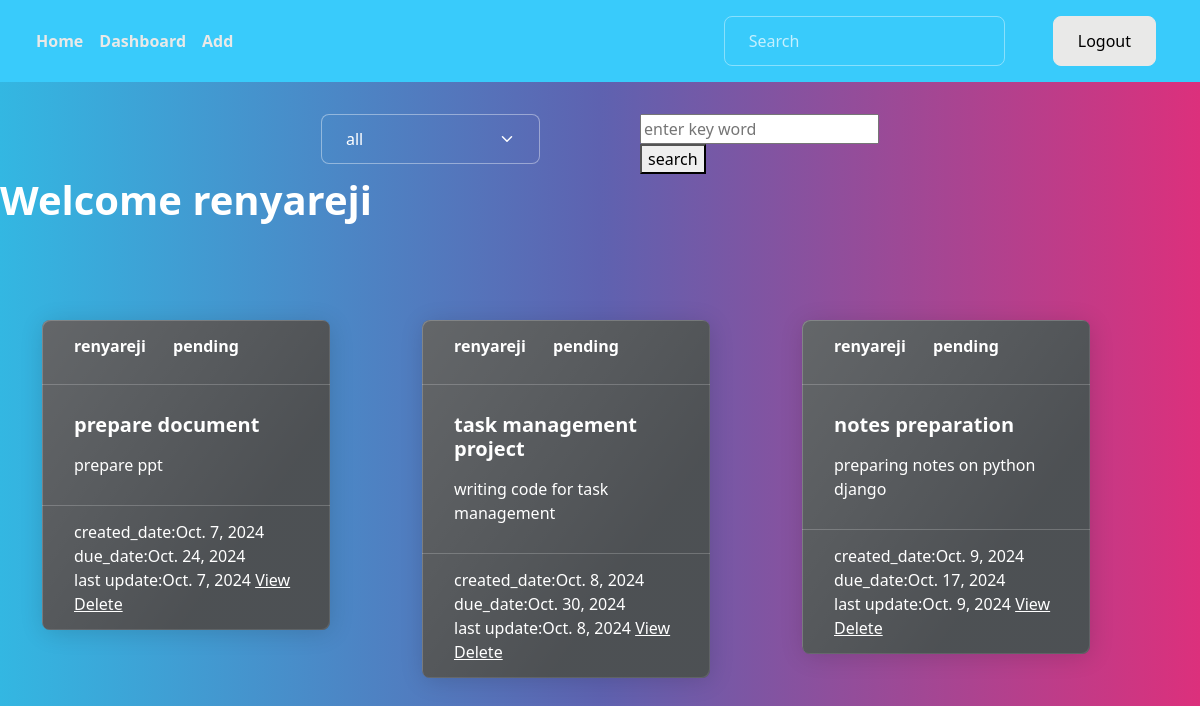
Before: /tasks/all/ (signed in) with the older database file.
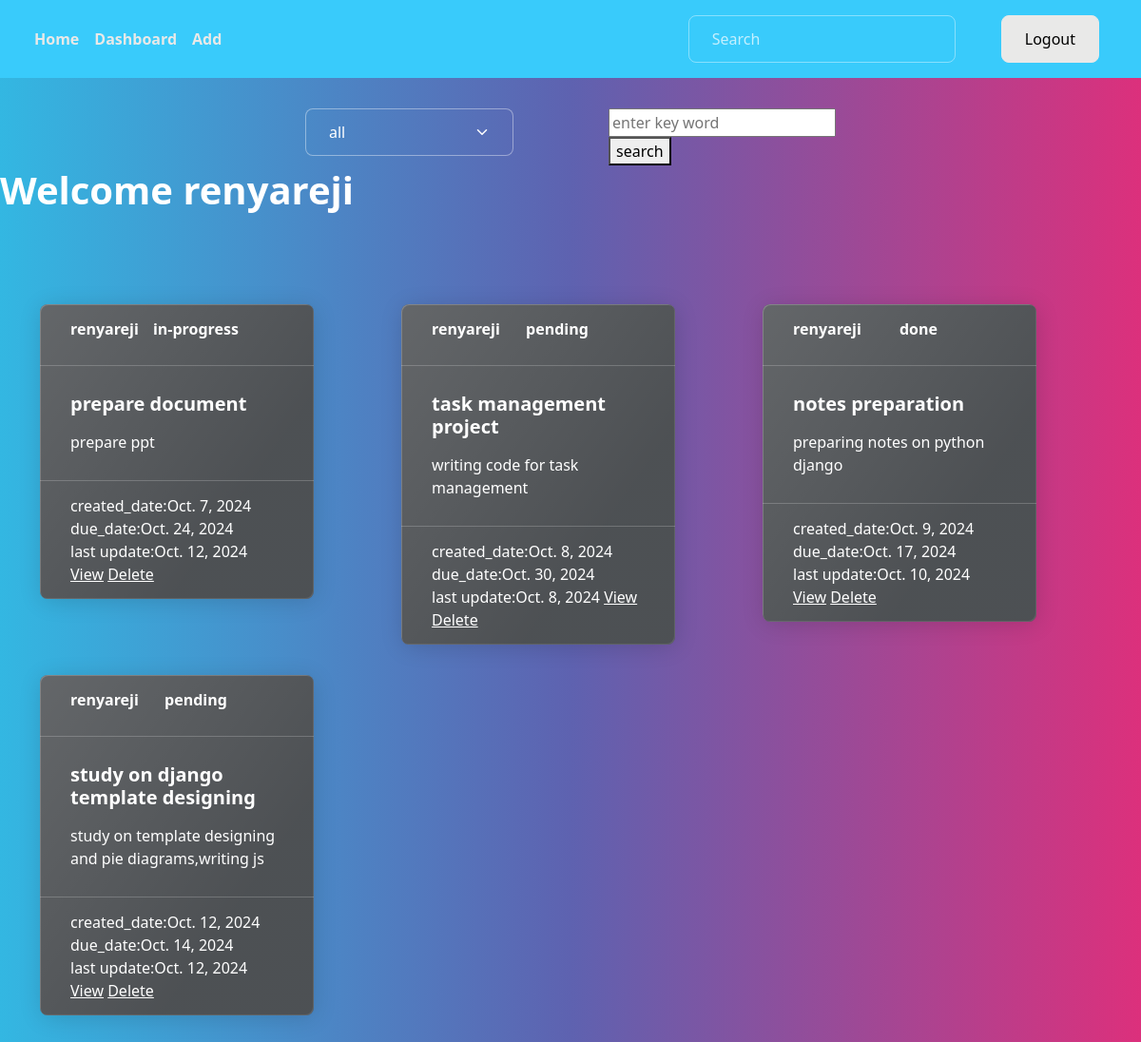
After: the same page with the newer database file.
### notes/models.py (models this page shows, shortened)
class Task(models.Model):
    title=models.CharField(max_length=200)
    description=models.TextField()
    created_date=models.DateTimeField(auto_now_add=True)  #no need to give this in forms  #auto_now works updated every time changes applied,auto_now_add created date
    due_date=models.DateTimeField(null=True)
    updated_date=models.DateTimeField(auto_now=True)
    category_choices=(
        ("personal","personal"),
        ("business","business")
    )
    category=models.CharField(max_length=200,choices=category_choices,default="personal")
    status_choices=(
        ("pending","pending"),
        ("in-progress","in-progress"),
        ("done","done")
    )
    status=models.CharField(max_length=200,choices=status_choices,default="pending")
    user=models.ForeignKey(User,on_delete=models.CASCADE)

### notes/views.py (the view)
# urls.py: path('tasks/all/',views.TaskListView.as_view(),name='task-list'),
@method_decorator(decs,name="dispatch")
class TaskListView(View):
    def get(self,request,*args,**kwargs):
        print(request.GET.get("search_text"))
        search_text=request.GET.get("search_text")
        selected_category=request.GET.get("category","all")
        if selected_category == "all":
            qs=Task.objects.filter(user=request.user)
        else:
            qs=Task.objects.filter(category=selected_category,user=request.user)
        if search_text!=None:
            qs=Task.objects.filter(user=request.user)
            qs=qs.filter(
                                    Q(title__icontains=search_text)|       #icontains---search caseinsesitive
                                    Q(description__icontains=search_text)
                                    )
        return render(request,"task_list.html",{"tasks":qs,"selected":selected_category})

### notes/templates/task_list.html (shortened to what this page needs)
{%extends 'base.html'%}
{%block main_block%}
<div class="container my-3">
    <div class="w-50 mx-auto d-flex justify-content-between">
        <form action="" style="width: 50%;height: 30px;">
            <select name="category" id="" class="form-select" onchange="this.form.submit()">
                <option value="all" {%if selected == 'all' %} selected {%endif%}>all</option>
            </select>
        </form>
        <form action="" style="width: 70%; height: 30px;padding-left: 100px;">
            <input type="text" placeholder="enter key word" name="search_text">
            <button type="submit">search</button>
        </form>
    </div>
</div>
<h1>Welcome {{request.user}}</h1>
<div class="container mt-5">
    <div class="row">
        {%for t in tasks%}
        <div class="col-4">
            <div class="card text-bg-dark mb-3" style="max-width: 18rem;">
                <div class="card-header d-flex justify-content-between">
                    <div>{{t.user}} </div>
                    <div>{{t.status}}</div>
                    <div>
                    </div>
                </div>
                <div class="card-body">
                    <h5 class="card-title">{{t.title}}</h5>
                    <p class="card-text">{{t.description}}</p>
                </div>
                <div class="card-footer text-body-white">
                    created_date:{{t.created_date|date}}
                    due_date:{{t.due_date|date}}
                    <br>
                    last update:{{t.updated_date|date}}
                    <a href="{%url 'task-update' t.id %}">View</a>
                    <a href="{%url 'task-delete' t.id%}">Delete</a>
                </div>
            </div>
        </div>
        {%endfor%}
    </div>
{%endblock%}

Changed rows visible on the page:
changed Task "prepare document": status "pending" → "in-progress"; updated_date "Oct. 7, 2024" → "Oct. 12, 2024"
changed Task "notes preparation": status "pending" → "done"; updated_date "Oct. 9, 2024" → "Oct. 10, 2024"
added Task: user "renyareji", status "pending", title "study on django template designing", description "study on template designing and pie diagrams,writing js", created_date "Oct. 12, 2024", due_date "Oct. 14, 2024", updated_date "Oct. 12, 2024"
